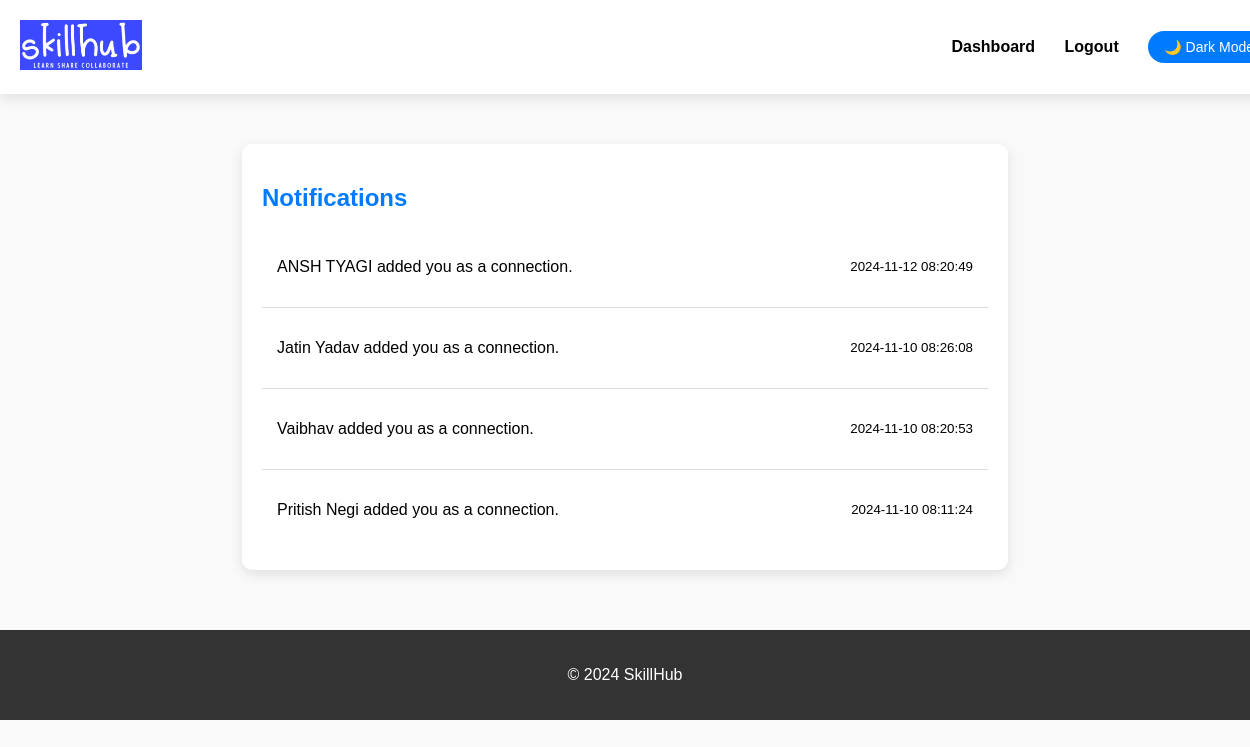
Screenshot of /notifications.php (signed in) with the database file from the repository.
### tables this page shows
CREATE TABLE `notifications` (
  `notification_id` int(11) NOT NULL,
  `user_id` int(11) DEFAULT NULL,
  `message` text NOT NULL,
  `type` enum('system','message','course','connection') DEFAULT 'system',
  `read_status` tinyint(1) DEFAULT 0,
  `created_at` timestamp NOT NULL DEFAULT current_timestamp()
);

### notifications.php (the view, shortened to what this page needs)
<?php
require_once 'db.php';
$user_id = $_SESSION['user'] ?? null;
function getNotifications($user_id) {
    global $conn;
    $sql = "SELECT message, type, created_at FROM notifications WHERE user_id = ? AND read_status = 0 ORDER BY created_at DESC";
    $stmt = $conn->prepare($sql);
    $stmt->bind_param("i", $user_id);
    $stmt->execute();
    $result = $stmt->get_result();
    $notifications = [];
    while ($row = $result->fetch_assoc()) {
        $notifications[] = $row;
    }
    return $notifications;
}
$notifications = getNotifications($user_id);
?>
<!DOCTYPE html>
<html lang="en">
<head>
</head>
<body>
<header>
    <div class="logo">
        <a href="dashboard.php">
            <img src="logo.png" alt="SkillHub Logo">
        </a>
    </div>
    <nav>
        <a href="dashboard.php">Dashboard</a>
        <a href="logout.php">Logout</a>
        <button class="dark-mode-toggle" onclick="toggleDarkMode()">🌙 Dark Mode</button>
    </nav>
</header>
<main>
    <div class="notifications-container">
        <h2>Notifications</h2>
        <?php if (count($notifications) > 0): ?>
            <?php foreach ($notifications as $notification): ?>
                <div class="notification">
                    <p><?php echo htmlspecialchars($notification['message']); ?></p>
                    <small><?php echo htmlspecialchars($notification['created_at']); ?></small>
                </div>
            <?php endforeach; ?>
        <?php else: ?>
            <p>No new notifications.</p>
        <?php endif; ?>
    </div>
</main>
<footer>
<p>&copy; <?php echo date("Y"); ?> SkillHub</p>
</footer>
</body>
</html>

### notifications.php (style rules this page uses)
body { font-family: 'Arial', sans-serif; margin: 0; padding: 0; background-color: #F9F9F9; transition: background-color 0.3s ease, color 0.3s ease; }
header { display: flex; justify-content: space-between; align-items: center; padding: 20px; background-color: #fff; box-shadow: 0 4px 12px rgba(0, 0, 0, 0.1); width: 100%; position: sticky; top: 0; z-index: 1000; }
nav a { color: #000; text-decoration: none; margin-left: 25px; font-size: 16px; font-weight: bold; transition: color 0.3s ease; }
.logo img { height: 50px; }
.dark-mode-toggle { background-color: #007bff; color: white; border: none; padding: 8px 16px; border-radius: 20px; cursor: pointer; font-size: 14px; margin-left: 25px; }
main { display: flex; justify-content: center; margin-top: 30px; padding: 20px; }
.notifications-container { width: 60%; background-color: white; padding: 20px; border-radius: 10px; box-shadow: 0 4px 12px rgba(0, 0, 0, 0.1); transition: background-color 0.3s ease, color 0.3s ease; }
.notifications-container h2 { font-size: 1.5rem; margin-bottom: 15px; color: #007bff; }
.notification { padding: 15px; border-bottom: 1px solid #ddd; display: flex; justify-content: space-between; align-items: center; }
.notification:last-child { border-bottom: none; }
footer { text-align: center; padding: 20px; background-color: #333; color: white; margin-top: 40px; }

### rows the page displays
notifications: message "ANSH TYAGI added you as a connection.", created_at "2024-11-12 08:20:49"
notifications: message "Jatin Yadav added you as a connection.", created_at "2024-11-10 08:26:08"
notifications: message "Vaibhav added you as a connection.", created_at "2024-11-10 08:20:53"
notifications: message "Pritish Negi added you as a connection.", created_at "2024-11-10 08:11:24"
